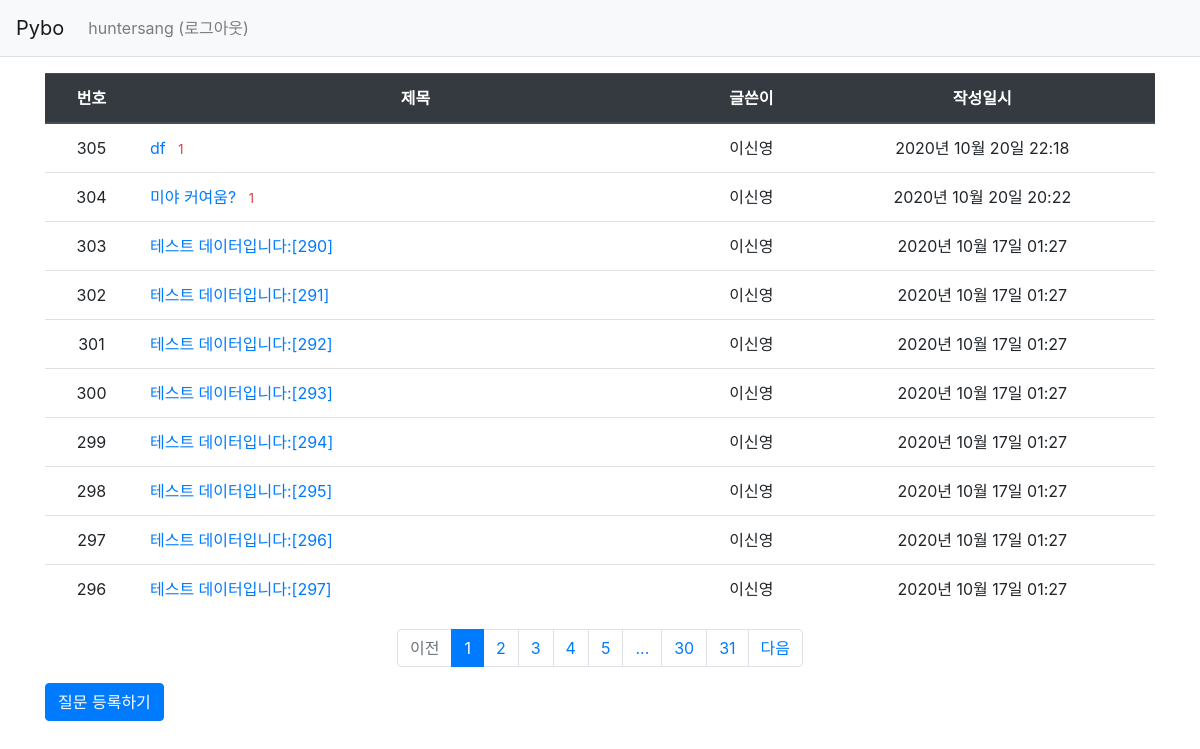
Page /quesiton/list/ (signed in) on the earlier database version.
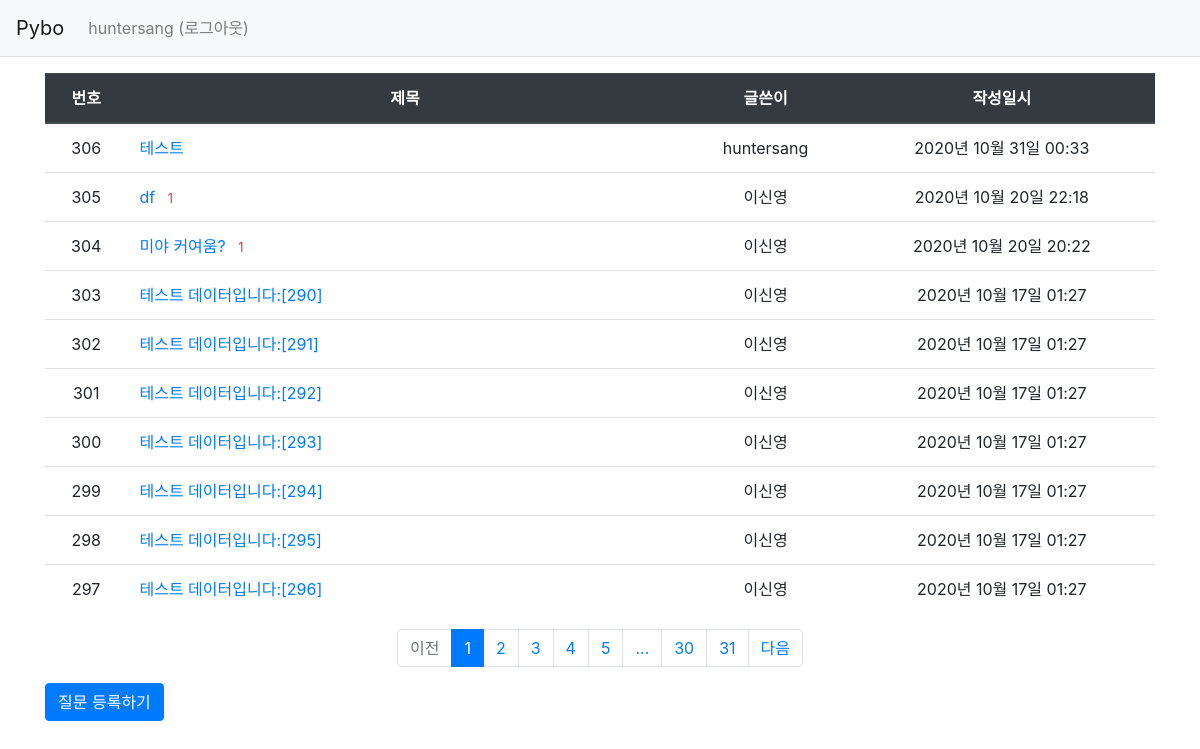
Same page on the later database version.
### pybo/models.py (models this page shows)
class Question(db.Model):#nullable 비어있는값 들어올수없음 의미 디폴드값은 true
    id = db.Column(db.Integer, primary_key=True)#primary_key 중복 안됌,integer id숫자값
    subject = db.Column(db.String(200), nullable=False)#string제목처럼 제한된 글자수
    content = db.Column(db.Text(), nullable=False)#text글자수 제한 없음
    create_date = db.Column(db.DateTime(), nullable=False)#날짜와 시간
    user_id = db.Column(db.Integer, db.ForeignKey('user.id', ondelete='CASCADE'), nullable=True)
    user = db.relationship('User', backref=db.backref('question_set'))

class User(db.Model):
    id = db.Column(db.Integer, primary_key=True)
    username= db.Column(db.String(150), unique=True, nullable=False)
    password = db.Column(db.String(200), nullable=False)
    email = db.Column(db.String(120),unique=True, nullable=False)

### pybo/views/question_views.py (the view)
@bp.route('/list/')
def _list():
    page = request.args.get('page', type=int, default=1) #페이지 get방식으로 요청한 url에서 page값 가져올때 사용
    question_list = Question.query.order_by(Question.create_date.desc())
    question_list = question_list.paginate(page, per_page=10)
    return render_template('question/question_list.html', question_list=question_list)

### pybo/filter.py (called while the page is built)
def format_datetime(value, fmt='%Y년 %m월 %d일 %H:%M'):
    return value.strftime(fmt)

### pybo/views/auth_views.py (called while the page is built)
@bp.before_app_request #이 어노테이션이 적용된 함수는 라우트함수 실행전 항상 먼저 실행
def load_logged_in_user():
    user_id = session.get('user_id')
    if user_id is None:
        g.user = None
    else:
        g.user = User.query.get(user_id)

### pybo/templates/question/question_list.html
{% extends 'base.html' %}
{% block content %}
<div class="container my-3">
    <table class="table">
        <thead>
        <tr class="text-center thead-dark">
            <th>번호</th>
            <th style="width:50%">제목</th>
            <th>글쓴이</th>
            <th>작성일시</th>
        </tr>
        </thead>
        <tbody>
        {% if question_list %}
        {% for question in question_list.items %}
        <tr class="text-center">
            <td>{{ question_list.total - ((question_list.page-1) * question_list.per_page) - loop.index0 }}</td>
            <td class="text-left">
                <a href="{{ url_for('question.detail', question_id=question.id) }}">{{ question.subject }}</a>
                {% if question.answer_set|length >0 %}
                <span class="text-danger small ml-2">{{question.answer_set|length}}</span>
                {% endif %}
            </td>
            <td>{{ question.user.username}}</td>
            <td>{{ question.create_date|datetime }}</td>
        </tr>
        {% endfor %}
        {% else %}
        <tr>
            <td colspan="3">질문이 없습니다.</td>
        </tr>
        {% endif %}
        </tbody>
    </table>
    <ul class="pagination justify-content-center">
        {% if question_list.has_prev %}
        <li class="page-item">
            <a class="page-link" href="?page={{ question_list.prev_num }}">이전</a>
        </li>
        {% else %}
        <li class="page-item disabled">
            <a class="page-link" tabindex="-1" aria-disabled="true" href="#">이전</a>
        </li>
        {% endif %}
        {% for page_num in question_list.iter_pages() %}
            {% if page_num %}
                {% if page_num != question_list.page%}
                <li class="page-item">
                    <a class="page-link" href="?page={{ page_num }}">{{ page_num }}</a>
                </li>
                {% else %}
                <li class="page-item active" aria-current="page">
                    <a class="page-link" href="#">{{ page_num }}</a>
                </li>
                {% endif %}
            {% else %}
                <li class="disabled">
                    <a class="page-link" href="#">...</a>
                </li>
            {% endif %}
        {% endfor %}
        {% if question_list.has_next %}
        <li class="page-item">
            <a class="page-link" href="?page={{ question_list.next_num}}">다음</a>
        </li>
        {% else %}
        <li class="page-time disabled">
            <a class="page-link" tabindex="-1" aria-disabled="true" href="#">다음</a>
        </li>
        {% endif %}
      </ul>
    <a href="{{ url_for('question.create' )}}" class="btn btn-primary">질문 등록하기</a>
</div>
{% endblock %}

Differences in the rows shown:
no longer on this page (row unchanged): Question: total "296", subject "테스트 데이터입니다:[297]", user.username "이신영", create_date "2020년 10월 17일 01:27"
added Question: total "306", subject "테스트", user.username "huntersang", create_date "2020년 10월 31일 00:33"
